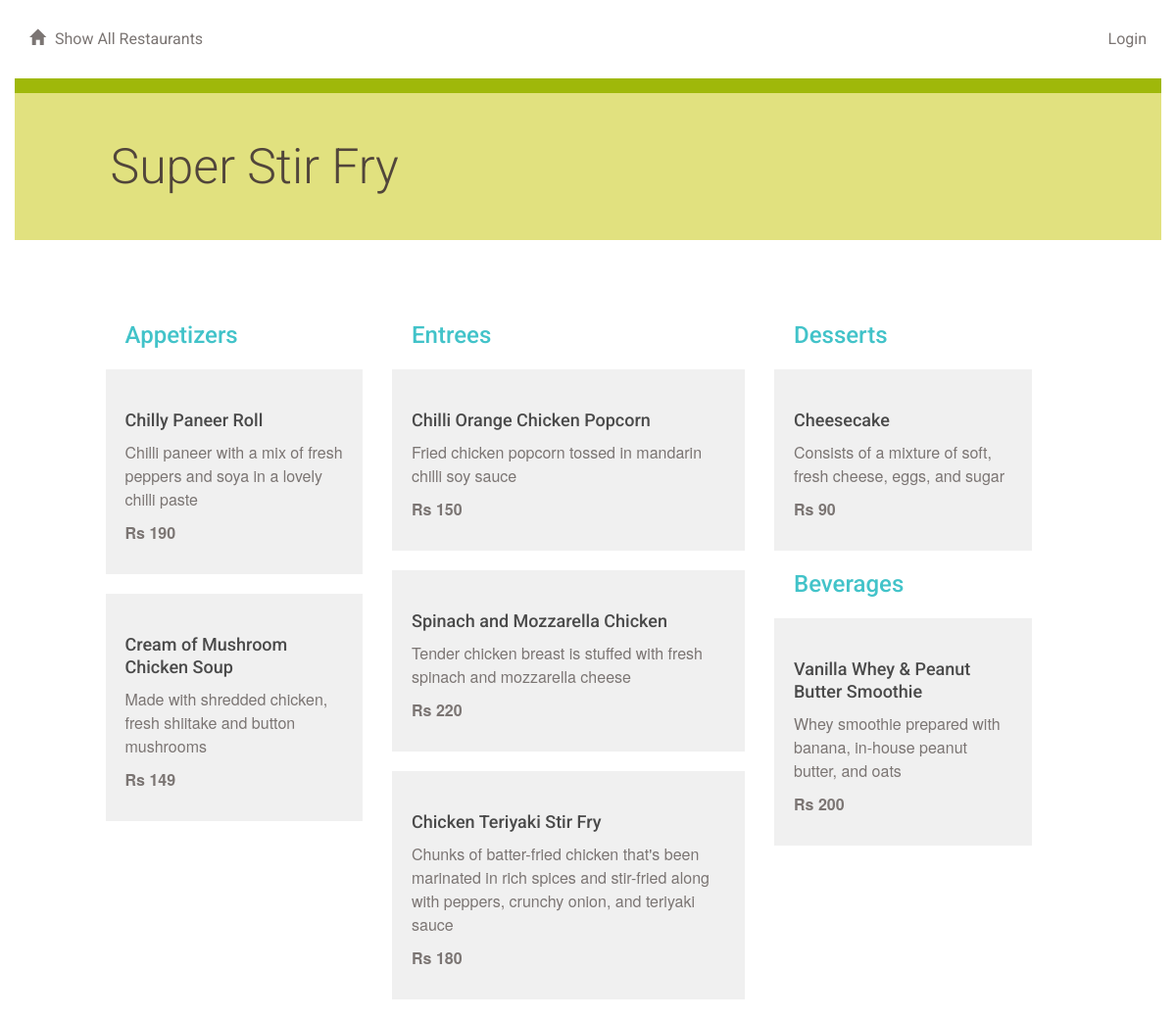
The app's page /restaurant/2/menu/ with its own data.
### database_setup.py (models this page shows, shortened)
class Restaurant(Base):
   __tablename__ = 'restaurant'
   id = Column(Integer, primary_key=True)
   name = Column(String(250), nullable=False)
   user_id = Column(Integer, ForeignKey('user.id'))
   user = relationship(User)
   menu_item = relationship('MenuItem', cascade='all, delete-orphan')

class MenuItem(Base):
    __tablename__ = 'menu_item'
    name =Column(String(80), nullable = False)
    id = Column(Integer, primary_key = True)
    description = Column(String(250))
    price = Column(String(8))
    course = Column(String(250))
    restaurant_id = Column(Integer,ForeignKey('restaurant.id'))
    restaurant = relationship('Restaurant')
    user_id = Column(Integer, ForeignKey('user.id'))
    user = relationship(User)

### projectlogin.py (the view)
@app.route('/restaurant/<int:restaurant_id>/')
@app.route('/restaurant/<int:restaurant_id>/menu/')
def showMenu(restaurant_id):
    restaurant = session.query(Restaurant).filter_by(id = restaurant_id).first()
    creator = getUserInfo(restaurant.user_id)
    items = session.query(MenuItem).filter_by(restaurant_id = restaurant_id).all()
    if 'username' not in login_session:
       return render_template('publicmenu.html', items = items, \
                              restaurant = restaurant, creator = creator)
    else:
       return render_template('menu.html', items=items, \
                              restaurant=restaurant, creator=creator)

### projectlogin.py (called while the page is built)
def getUserInfo(user_id):
    user = session.query(User).filter_by(id=user_id).first()
    return user

### templates/publicmenu.html (shortened to what this page needs)
{% extends "main.html" %}
{% block content %}
{% include "header.html" %}
	<div class="row divider green">
		<div class="col-md-12"></div>
	</div>
	<div class="row banner menu">
		<div class="col-md-11 col-md-offset-1 padding-none">
			<h1>{{ restaurant.name }}
			<figure class="creator">
			</figure>
			</h1>
		</div>
	</div>
	<div class="row padding-top padding-bottom">
		<div class="col-md-1"></div>
		<div class="col-md-11 padding-none">
		</div>
		<div class="col-md-7"></div>
	</div>
	<div class="row">
		<div class="col-md-12">
		</div>
	</div>
	{% if items !=[] %}
		<div class="row">
			<div class="col-md-1"></div>
			<div class="col-md-3">
				<h2>Appetizers</h2>
					{% for i in items %}
						{% if i.course == 'Appetizer' %}
							<div class="menu-item">
								<h3>{{i.name}}</h3>
								<p>{{i.description}}</p>
								<p class="menu-price">{{i.price}}</p>
							</div>
						{% endif %}
					{% endfor %}
			</div>
			<div class="col-md-4">
				<h2>Entrees</h2>
					{% for i in items %}
						{% if i.course == 'Entree' %}
						<div class="menu-item">
							<h3>{{i.name}}</h3>
							<p>{{i.description}}</p>
							<p class="menu-price">{{i.price}}</p>
						</div>
						{% endif %}
					{% endfor %}
			</div>
			<div class="col-md-3">
				<h2>Desserts</h2>
					{% for i in items %}
						{% if i.course == 'Dessert' %}
						<div class="menu-item">
							<h3>{{i.name}}</h3>
							<p>{{i.description}}</p>
							<p class="menu-price">{{i.price}}</p>
						</div>
						{% endif %}
					{% endfor %}
				<h2>Beverages</h2>
					{% for i in items %}
						{% if i.course == 'Beverage' %}
						<div class="menu-item">
							<h3>{{i.name}}</h3>
							<p>{{i.description}}</p>
							<p class="menu-price">{{i.price}}</p>
						</div>
						{% endif %}
					{% endfor %}
			</div>
			<div class="col-md-1"></div>
		</div>
	{% endif %}
{% endblock %}

### styles.css (style rules this page uses)
* { font-family: "Helvetica Neue Bold", Roboto, Helvetica, Arial, sans-serif; font-weight: 700; }
h1 { font-family: "Helvetica Neue Light", Roboto, Helvetica, Arial, sans-serif; font-size: 50px; color: #51453B; line-height: 60px; font-weight: 300; }
h2 { font-size: 24px; color: #42C3C9; line-height: 29px; }
h3 { font-size: 18px; color: #4A4A4A; line-height: 23px; }
p { font-family: "Helvetica Neue", Roboto, Helvetica, Arial, sans-serif; font-size: 16px; color: #7B7573; line-height: 24px; font-weight: 400; }
.padding-top { padding-top: 30px; }
.padding-bottom { padding-bottom: 30px; }
.padding-none { padding: 0; }
.divider { height: 15px; }
.divider.green { background-color: #9FB80A; }
.banner.menu { height: 150px; background-color: #E1E17F; }
.banner h1 { margin: 45px 0; }
.menu-item { background: #F0F0F0; padding: 20px; margin: 20px; margin-left: -20px; }
.menu-price { font-weight: 700; }
.creator { padding-right: 20px; margin-top: -20px; text-align: right; float:right; }

### records on screen
Restaurant: name "Super Stir Fry"
MenuItem: name "Chilly Paneer Roll", description "Chilli paneer with a mix of fresh peppers and soya in a lovely chilli paste", price "Rs 190"
MenuItem: name "Cream of Mushroom Chicken Soup", description "Made with shredded chicken, fresh shiitake and button mushrooms", price "Rs 149"
MenuItem: name "Chilli Orange Chicken Popcorn", description "Fried chicken popcorn tossed in mandarin chilli soy sauce", price "Rs 150"
MenuItem: name "Spinach and Mozzarella Chicken", description "Tender chicken breast is stuffed with fresh spinach and mozzarella cheese", price "Rs 220"
MenuItem: name "Chicken Teriyaki Stir Fry", description "Chunks of batter-fried chicken that's been marinated in rich spices and stir-fried along with peppers, crunchy onion, and teriyaki sauce", price "Rs 180"
MenuItem: name "Cheesecake", description "Consists of a mixture of soft, fresh cheese, eggs, and sugar", price "Rs 90"
MenuItem: name "Vanilla Whey & Peanut Butter Smoothie", description "Whey smoothie prepared with banana, in-house peanut butter, and oats", price "Rs 200"
